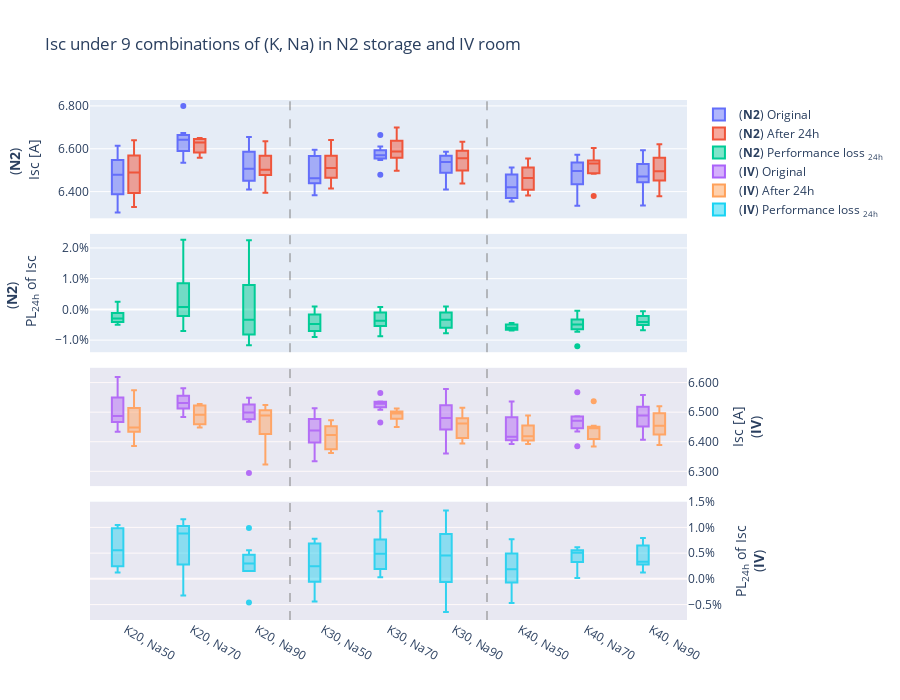

Notebook source saved alongside this figure:
### Code cell
fig_Alkali_I = make_subplots(rows=4, cols=1,shared_xaxes = True,vertical_spacing=0.03)

fig_Alkali_I.add_trace(
    go.Box(y=Alkali_test_I_N2['Isc [A]'], x = Alkali_test_I_N2["Type"], 
           name = "(<b>N2</b>) Original", offsetgroup = "A"),
    row=1, col=1
)

fig_Alkali_I.add_trace(
    go.Box(y=Alkali_test_I_N2['Isc [A].1'], x = Alkali_test_I_N2["Type"], 
           name = "(<b>N2</b>) After 24h", offsetgroup = "B"),
    row=1, col=1
)


fig_Alkali_I.add_trace(
    go.Box(y=Alkali_test_I_N2['PL-Isc'], x = Alkali_test_I_N2["Type"], 
           name = "(<b>N2</b>) Performance loss <sub>24h</sub>", offsetgroup = "A"),
    row=2, col=1
)
#########
fig_Alkali_I.add_trace(
    go.Box(y=Alkali_test_I_IV['Isc [A]'], x = Alkali_test_I_IV["Type"], 
           name = "(<b>IV</b>) Original", offsetgroup = "A"),
    row=3, col=1
)

fig_Alkali_I.add_trace(
    go.Box(y=Alkali_test_I_IV['Isc [A].1'], x = Alkali_test_I_IV["Type"], 
           name = "(<b>IV</b>) After 24h", offsetgroup = "B"),
    row=3, col=1
)


fig_Alkali_I.add_trace(
    go.Box(y=Alkali_test_I_IV['PL-Isc'], x = Alkali_test_I_IV["Type"], 
           name = "(<b>IV</b>) Performance loss <sub>24h</sub>", offsetgroup = "A"),
    row=4, col=1
)
###
fig_Alkali_I.add_hrect(y0=6.25, y1=6.65, col="all", row=3,
              fillcolor="pink", opacity=0.1, line_width=0)

fig_Alkali_I.add_hrect(y0=-0.008, y1=0.015, col="all", row=4,
              fillcolor="pink", opacity=0.1, line_width=0)

fig_Alkali_I.add_vline(
        x=2.5, line_width=1, line_dash="dash", 
        line_color="grey")

fig_Alkali_I.add_vline(
        x=5.5, line_width=1, line_dash="dash", 
        line_color="grey")

fig_Alkali_I.update_layout(title = "Isc under 9 combinations of (K, Na) in N2 storage and IV room",
                     boxmode='group', height=700, width=900,boxgap=0.5,
                     yaxis=dict(title="(<b>N2</b>) <br>Isc [A]",tickformat=".3f"),
                     yaxis2=dict(title="(<b>N2</b>) <br> PL<sub>24h</sub> of Isc",tickformat = ',.1%'),
                     yaxis3=dict(title="Isc [A]<br>(<b>IV</b>)",side='right',tickformat=".3f"),
                     yaxis4=dict(title="PL<sub>24h</sub> of Isc<br>(<b>IV</b>)",side='right',tickformat = ',.1%')
                    ) 
fig_Alkali_I.update_xaxes(tickangle=30) 
fig_Alkali_I.show()
fig_Alkali_I.write_image("3.2 Isc under 9 combinations of (K, Na) in N2 storage and IV room.png", scale=3, width=900, height=600)

### Figure 1 — Plotly figure (JSON) as saved in the notebook; plotly's stock layout.template omitted (floating-point values rounded to 4 significant figures)
{"data": [{"name": "(<b>N2</b>) Original", "offsetgroup": "A", "type": "box", "x": ["K20, Na50", "K20, Na50", "K20, Na50", "K20, Na50", "K20, Na70", "K20, Na70", "K20, Na70", "K20, Na70", "K20, Na90", "K20, Na90", "K20, Na90", "K20, Na90", "K30, Na50", "K30, Na50", "K30, Na50", "K30, Na50", "K30, Na70", "K30, Na70", "K30, Na70", "K30, Na70", "K30, Na90", "K30, Na90", "K30, Na90", "K30, Na90", "K40, Na50", "K40, Na50", "K40, Na50", "K40, Na50", "K40, Na70", "K40, Na70", "K40, Na70", "K40, Na70", "K40, Na90", "K40, Na90", "K40, Na90", "K40, Na90", "K20, Na50", "K20, Na50", "K20, Na50", "K20, Na50", "K20, Na70", "K20, Na70", "K20, Na70", "K20, Na70", "K20, Na90", "K20, Na90", "K20, Na90", "K20, Na90", "K30, Na50", "K30, Na50", "K30, Na50", "K30, Na50", "K30, Na70", "K30, Na70", "K30, Na70", "K30, Na70", "K30, Na90", "K30, Na90", "K30, Na90", "K30, Na90", "K40, Na50", "K40, Na50", "K40, Na50", "K40, Na50", "K40, Na70", "K40, Na70", "K40, Na70", "K40, Na70", "K40, Na90", "K40, Na90", "K40, Na90", "K40, Na90"], "xaxis": "x", "y": [6.548, 6.445, 6.513, 6.614, 6.655, 6.643, 6.64, 6.615, 6.655, 6.512, 6.566, 6.486, 6.546, 6.433, 6.445, 6.595, 6.563, 6.479, 6.576, 6.548, 6.539, 6.586, 6.551, 6.41, 6.354, 6.376, 6.365, 6.495, 6.523, 6.457, 6.334, 6.411, 6.508, 6.335, 6.438, 6.449, 6.303, 6.399, 6.377, 6.548, 6.563, 6.674, 6.535, 6.8, 6.607, 6.41, 6.502, 6.416, 6.467, 6.383, 6.457, 6.587, 6.56, 6.611, 6.664, 6.576, 6.537, 6.583, 6.517, 6.458, 6.465, 6.416, 6.424, 6.513, 6.548, 6.506, 6.486, 6.572, 6.593, 6.549, 6.466, 6.475], "yaxis": "y"}, {"name": "(<b>N2</b>) After 24h", "offsetgroup": "B", "type": "box", "x": ["K20, Na50", "K20, Na50", "K20, Na50", "K20, Na50", "K20, Na70", "K20, Na70", "K20, Na70", "K20, Na70", "K20, Na90", "K20, Na90", "K20, Na90", "K20, Na90", "K30, Na50", "K30, Na50", "K30, Na50", "K30, Na50", "K30, Na70", "K30, Na70", "K30, Na70", "K30, Na70", "K30, Na90", "K30, Na90", "K30, Na90", "K30, Na90", "K40, Na50", "K40, Na50", "K40, Na50", "K40, Na50", "K40, Na70", "K40, Na70", "K40, Na70", "K40, Na70", "K40, Na90", "K40, Na90", "K40, Na90", "K40, Na90", "K20, Na50", "K20, Na50", "K20, Na50", "K20, Na50", "K20, Na70", "K20, Na70", "K20, Na70", "K20, Na70", "K20, Na90", "K20, Na90", "K20, Na90", "K20, Na90", "K30, Na50", "K30, Na50", "K30, Na50", "K30, Na50", "K30, Na70", "K30, Na70", "K30, Na70", "K30, Na70", "K30, Na90", "K30, Na90", "K30, Na90", "K30, Na90", "K40, Na50", "K40, Na50", "K40, Na50", "K40, Na50", "K40, Na70", "K40, Na70", "K40, Na70", "K40, Na70", "K40, Na90", "K40, Na90", "K40, Na90", "K40, Na90"], "xaxis": "x", "y": [6.555, 6.453, 6.526, 6.64, 6.65, 6.646, 6.618, 6.64, 6.505, 6.395, 6.583, 6.5, 6.54, 6.463, 6.467, 6.594, 6.579, 6.497, 6.573, 6.543, 6.556, 6.594, 6.556, 6.438, 6.382, 6.417, 6.4, 6.528, 6.54, 6.483, 6.38, 6.488, 6.541, 6.378, 6.451, 6.453, 6.328, 6.426, 6.361, 6.581, 6.558, 6.583, 6.581, 6.646, 6.635, 6.465, 6.552, 6.491, 6.505, 6.414, 6.515, 6.641, 6.596, 6.669, 6.699, 6.606, 6.588, 6.633, 6.544, 6.452, 6.496, 6.46, 6.468, 6.555, 6.551, 6.539, 6.523, 6.603, 6.621, 6.575, 6.481, 6.508], "yaxis": "y"}, {"name": "(<b>N2</b>) Performance loss <sub>24h</sub>", "offsetgroup": "A", "type": "box", "x": ["K20, Na50", "K20, Na50", "K20, Na50", "K20, Na50", "K20, Na70", "K20, Na70", "K20, Na70", "K20, Na70", "K20, Na90", "K20, Na90", "K20, Na90", "K20, Na90", "K30, Na50", "K30, Na50", "K30, Na50", "K30, Na50", "K30, Na70", "K30, Na70", "K30, Na70", "K30, Na70", "K30, Na90", "K30, Na90", "K30, Na90", "K30, Na90", "K40, Na50", "K40, Na50", "K40, Na50", "K40, Na50", "K40, Na70", "K40, Na70", "K40, Na70", "K40, Na70", "K40, Na90", "K40, Na90", "K40, Na90", "K40, Na90", "K20, Na50", "K20, Na50", "K20, Na50", "K20, Na50", "K20, Na70", "K20, Na70", "K20, Na70", "K20, Na70", "K20, Na90", "K20, Na90", "K20, Na90", "K20, Na90", "K30, Na50", "K30, Na50", "K30, Na50", "K30, Na50", "K30, Na70", "K30, Na70", "K30, Na70", "K30, Na70", "K30, Na90", "K30, Na90", "K30, Na90", "K30, Na90", "K40, Na50", "K40, Na50", "K40, Na50", "K40, Na50", "K40, Na70", "K40, Na70", "K40, Na70", "K40, Na70", "K40, Na90", "K40, Na90", "K40, Na90", "K40, Na90"], "xaxis": "x2", "y": [-0.001069, -0.001241, -0.001996, -0.003931, 0.0007513, -0.0004516, 0.003313, -0.003779, 0.02254, 0.01797, -0.002589, -0.002158, 0.0009166, -0.004663, -0.003413, 0.0001516, -0.002438, -0.002778, 0.0004562, 0.0007635, -0.0026, -0.001215, -0.0007633, -0.004368, -0.004407, -0.00643, -0.005499, -0.005081, -0.002606, -0.004027, -0.007262, -0.01201, -0.005071, -0.006788, -0.002019, -0.0006203, -0.003966, -0.004219, 0.002509, -0.00504, 0.0007619, 0.01363, -0.007039, 0.02265, -0.004238, -0.00858, -0.00769, -0.01169, -0.005876, -0.004857, -0.008983, -0.008198, -0.005488, -0.008773, -0.005252, -0.004562, -0.007802, -0.007595, -0.004143, 0.0009291, -0.004795, -0.006858, -0.006849, -0.006449, -0.0004582, -0.005072, -0.005705, -0.004717, -0.004247, -0.00397, -0.00232, -0.005097], "yaxis": "y2"}, {"name": "(<b>IV</b>) Original", "offsetgroup": "A", "type": "box", "x": ["K20, Na50", "K20, Na50", "K20, Na50", "K20, Na50", "K20, Na70", "K20, Na70", "K20, Na70", "K20, Na70", "K20, Na90", "K20, Na90", "K20, Na90", "K20, Na90", "K30, Na50", "K30, Na50", "K30, Na50", "K30, Na50", "K30, Na70", "K30, Na70", "K30, Na70", "K30, Na70", "K30, Na90", "K30, Na90", "K30, Na90", "K30, Na90", "K40, Na50", "K40, Na50", "K40, Na50", "K40, Na50", "K40, Na70", "K40, Na70", "K40, Na70", "K40, Na70", "K40, Na90", "K40, Na90", "K40, Na90", "K40, Na90", "K20, Na50", "K20, Na50", "K20, Na50", "K20, Na50", "K20, Na70", "K20, Na70", "K20, Na70", "K20, Na70", "K20, Na90", "K20, Na90", "K20, Na90", "K20, Na90", "K30, Na50", "K30, Na50", "K30, Na50", "K30, Na50", "K30, Na70", "K30, Na70", "K30, Na70", "K30, Na70", "K30, Na90", "K30, Na90", "K30, Na90", "K30, Na90", "K40, Na50", "K40, Na50", "K40, Na50", "K40, Na50", "K40, Na70", "K40, Na70", "K40, Na70", "K40, Na70", "K40, Na90", "K40, Na90", "K40, Na90", "K40, Na90"], "xaxis": "x3", "y": [6.492, 6.434, 6.46, 6.619, 6.581, 6.559, 6.552, 6.534, 6.484, 6.535, 6.549, 6.468, 6.458, 6.467, 6.418, 6.513, 6.536, 6.525, 6.529, 6.565, 6.509, 6.578, 6.473, 6.409, 6.461, 6.419, 6.392, 6.504, 6.456, 6.385, 6.46, 6.486, 6.489, 6.488, 6.479, 6.528, 6.51, 6.474, 6.482, 6.589, 6.507, 6.528, 6.518, 6.484, 6.507, 6.49, 6.517, 6.294, 6.416, 6.378, 6.334, 6.487, 6.508, 6.528, 6.465, 6.535, 6.537, 6.481, 6.48, 6.36, 6.401, 6.409, 6.414, 6.536, 6.482, 6.435, 6.485, 6.567, 6.558, 6.508, 6.424, 6.407], "yaxis": "y3"}, {"name": "(<b>IV</b>) After 24h", "offsetgroup": "B", "type": "box", "x": ["K20, Na50", "K20, Na50", "K20, Na50", "K20, Na50", "K20, Na70", "K20, Na70", "K20, Na70", "K20, Na70", "K20, Na90", "K20, Na90", "K20, Na90", "K20, Na90", "K30, Na50", "K30, Na50", "K30, Na50", "K30, Na50", "K30, Na70", "K30, Na70", "K30, Na70", "K30, Na70", "K30, Na90", "K30, Na90", "K30, Na90", "K30, Na90", "K40, Na50", "K40, Na50", "K40, Na50", "K40, Na50", "K40, Na70", "K40, Na70", "K40, Na70", "K40, Na70", "K40, Na90", "K40, Na90", "K40, Na90", "K40, Na90", "K20, Na50", "K20, Na50", "K20, Na50", "K20, Na50", "K20, Na70", "K20, Na70", "K20, Na70", "K20, Na70", "K20, Na90", "K20, Na90", "K20, Na90", "K20, Na90", "K30, Na50", "K30, Na50", "K30, Na50", "K30, Na50", "K30, Na70", "K30, Na70", "K30, Na70", "K30, Na70", "K30, Na90", "K30, Na90", "K30, Na90", "K30, Na90", "K40, Na50", "K40, Na50", "K40, Na50", "K40, Na50", "K40, Na70", "K40, Na70", "K40, Na70", "K40, Na70", "K40, Na90", "K40, Na90", "K40, Na90", "K40, Na90"], "xaxis": "x3", "y": [6.424, 6.386, 6.443, 6.554, 6.517, 6.507, 6.476, 6.47, 6.42, 6.512, 6.524, 6.432, 6.44, 6.426, 6.368, 6.465, 6.45, 6.493, 6.497, 6.506, 6.458, 6.515, 6.466, 6.424, 6.456, 6.405, 6.406, 6.454, 6.418, 6.384, 6.447, 6.454, 6.45, 6.443, 6.458, 6.52, 6.446, 6.45, 6.474, 6.574, 6.528, 6.528, 6.448, 6.448, 6.497, 6.48, 6.501, 6.323, 6.419, 6.382, 6.362, 6.473, 6.499, 6.512, 6.463, 6.494, 6.491, 6.468, 6.394, 6.401, 6.431, 6.392, 6.404, 6.489, 6.448, 6.401, 6.445, 6.537, 6.506, 6.486, 6.406, 6.389], "yaxis": "y3"}, {"name": "(<b>IV</b>) Performance loss <sub>24h</sub>", "offsetgroup": "A", "type": "box", "x": ["K20, Na50", "K20, Na50", "K20, Na50", "K20, Na50", "K20, Na70", "K20, Na70", "K20, Na70", "K20, Na70", "K20, Na90", "K20, Na90", "K20, Na90", "K20, Na90", "K30, Na50", "K30, Na50", "K30, Na50", "K30, Na50", "K30, Na70", "K30, Na70", "K30, Na70", "K30, Na70", "K30, Na90", "K30, Na90", "K30, Na90", "K30, Na90", "K40, Na50", "K40, Na50", "K40, Na50", "K40, Na50", "K40, Na70", "K40, Na70", "K40, Na70", "K40, Na70", "K40, Na90", "K40, Na90", "K40, Na90", "K40, Na90", "K20, Na50", "K20, Na50", "K20, Na50", "K20, Na50", "K20, Na70", "K20, Na70", "K20, Na70", "K20, Na70", "K20, Na90", "K20, Na90", "K20, Na90", "K20, Na90", "K30, Na50", "K30, Na50", "K30, Na50", "K30, Na50", "K30, Na70", "K30, Na70", "K30, Na70", "K30, Na70", "K30, Na90", "K30, Na90", "K30, Na90", "K30, Na90", "K40, Na50", "K40, Na50", "K40, Na50", "K40, Na50", "K40, Na70", "K40, Na70", "K40, Na70", "K40, Na70", "K40, Na90", "K40, Na90", "K40, Na90", "K40, Na90"], "xaxis": "x4", "y": [0.01047, 0.00746, 0.002632, 0.00982, 0.009725, 0.007928, 0.0116, 0.009795, 0.00987, 0.003519, 0.003817, 0.005566, 0.002787, 0.00634, 0.007791, 0.00737, 0.01316, 0.004904, 0.004901, 0.008987, 0.007835, 0.009577, 0.001081, -0.00234, 0.0007739, 0.002181, -0.00219, 0.007688, 0.005886, 0.0001567, 0.002012, 0.004934, 0.00601, 0.006936, 0.003241, 0.001225, 0.009831, 0.003707, 0.001234, 0.002277, -0.003227, 0, 0.01074, 0.005552, 0.001537, 0.001541, 0.002455, -0.004608, -0.0004676, -0.0006272, -0.004421, 0.002158, 0.001383, 0.002451, 0.0003094, 0.006274, 0.007037, 0.002006, 0.01327, -0.006447, -0.004687, 0.002652, 0.001559, 0.007191, 0.005245, 0.005284, 0.006168, 0.004568, 0.007929, 0.00338, 0.002802, 0.002809], "yaxis": "y4"}], "layout": {"boxgap": 0.5, "boxmode": "group", "height": 700, "shapes": [{"fillcolor": "pink", "line": {"width": 0}, "opacity": 0.1, "type": "rect", "x0": 0, "x1": 1, "xref": "x3 domain", "y0": 6.25, "y1": 6.65, "yref": "y3"}, {"fillcolor": "pink", "line": {"width": 0}, "opacity": 0.1, "type": "rect", "x0": 0, "x1": 1, "xref": "x4 domain", "y0": -0.008, "y1": 0.015, "yref": "y4"}, {"line": {"color": "grey", "dash": "dash", "width": 1}, "type": "line", "x0": 2.5, "x1": 2.5, "xref": "x", "y0": 0, "y1": 1, "yref": "y domain"}, {"line": {"color": "grey", "dash": "dash", "width": 1}, "type": "line", "x0": 2.5, "x1": 2.5, "xref": "x2", "y0": 0, "y1": 1, "yref": "y2 domain"}, {"line": {"color": "grey", "dash": "dash", "width": 1}, "type": "line", "x0": 2.5, "x1": 2.5, "xref": "x3", "y0": 0, "y1": 1, "yref": "y3 domain"}, {"line": {"color": "grey", "dash": "dash", "width": 1}, "type": "line", "x0": 2.5, "x1": 2.5, "xref": "x4", "y0": 0, "y1": 1, "yref": "y4 domain"}, {"line": {"color": "grey", "dash": "dash", "width": 1}, "type": "line", "x0": 5.5, "x1": 5.5, "xref": "x", "y0": 0, "y1": 1, "yref": "y domain"}, {"line": {"color": "grey", "dash": "dash", "width": 1}, "type": "line", "x0": 5.5, "x1": 5.5, "xref": "x2", "y0": 0, "y1": 1, "yref": "y2 domain"}, {"line": {"color": "grey", "dash": "dash", "width": 1}, "type": "line", "x0": 5.5, "x1": 5.5, "xref": "x3", "y0": 0, "y1": 1, "yref": "y3 domain"}, {"line": {"color": "grey", "dash": "dash", "width": 1}, "type": "line", "x0": 5.5, "x1": 5.5, "xref": "x4", "y0": 0, "y1": 1, "yref": "y4 domain"}], "title": {"text": "Isc under 9 combinations of (K, Na) in N2 storage and IV room"}, "width": 900, "xaxis": {"anchor": "y", "domain": [0, 1], "matches": "x4", "showticklabels": false, "tickangle": 30}, "xaxis2": {"anchor": "y2", "domain": [0, 1], "matches": "x4", "showticklabels": false, "tickangle": 30}, "xaxis3": {"anchor": "y3", "domain": [0, 1], "matches": "x4", "showticklabels": false, "tickangle": 30}, "xaxis4": {"anchor": "y4", "domain": [0, 1], "tickangle": 30}, "yaxis": {"anchor": "x", "domain": [0.7725, 1], "tickformat": ".3f", "title": {"text": "(<b>N2</b>) <br>Isc [A]"}}, "yaxis2": {"anchor": "x2", "domain": [0.515, 0.7425], "tickformat": ",.1%", "title": {"text": "(<b>N2</b>) <br> PL<sub>24h</sub> of Isc"}}, "yaxis3": {"anchor": "x3", "domain": [0.2575, 0.485], "side": "right", "tickformat": ".3f", "title": {"text": "Isc [A]<br>(<b>IV</b>)"}}, "yaxis4": {"anchor": "x4", "domain": [0, 0.2275], "side": "right", "tickformat": ",.1%", "title": {"text": "PL<sub>24h</sub> of Isc<br>(<b>IV</b>)"}}}}
